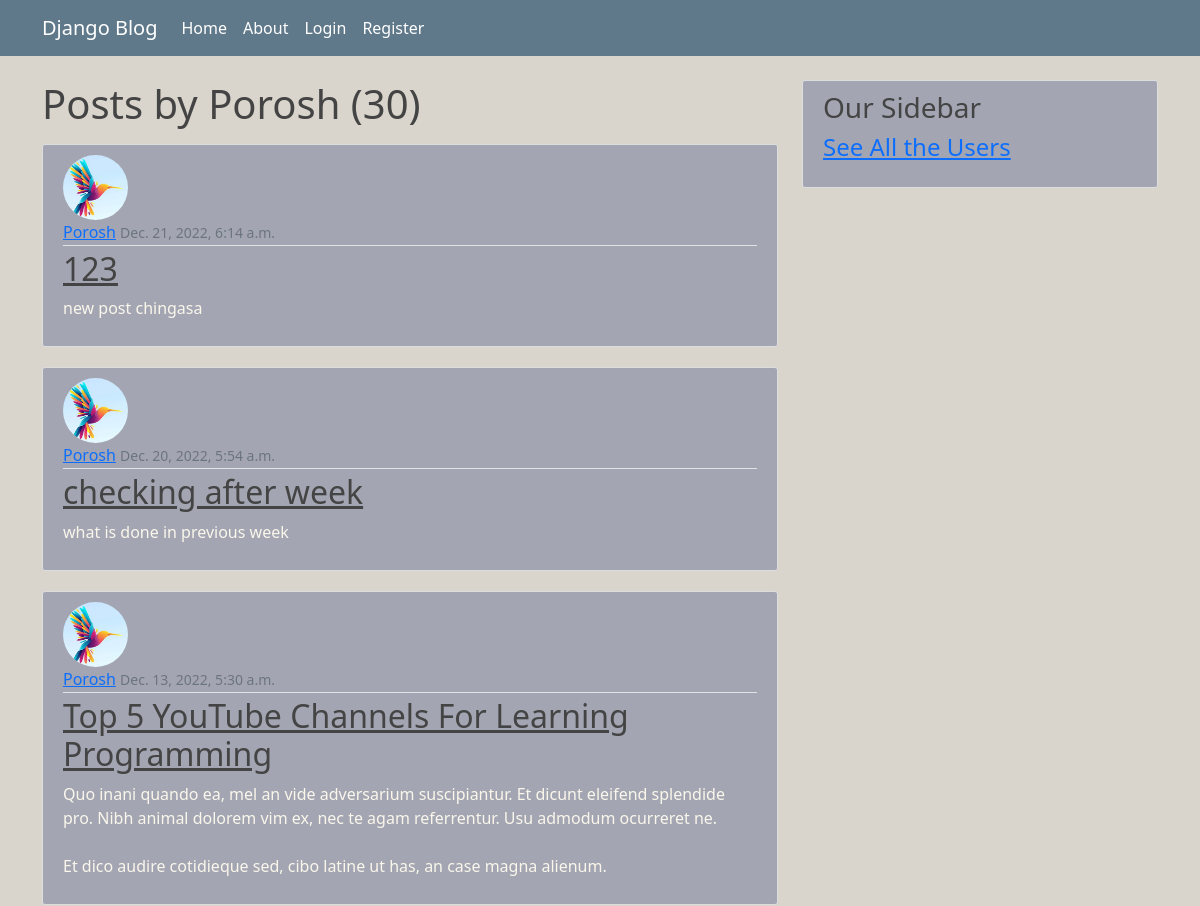
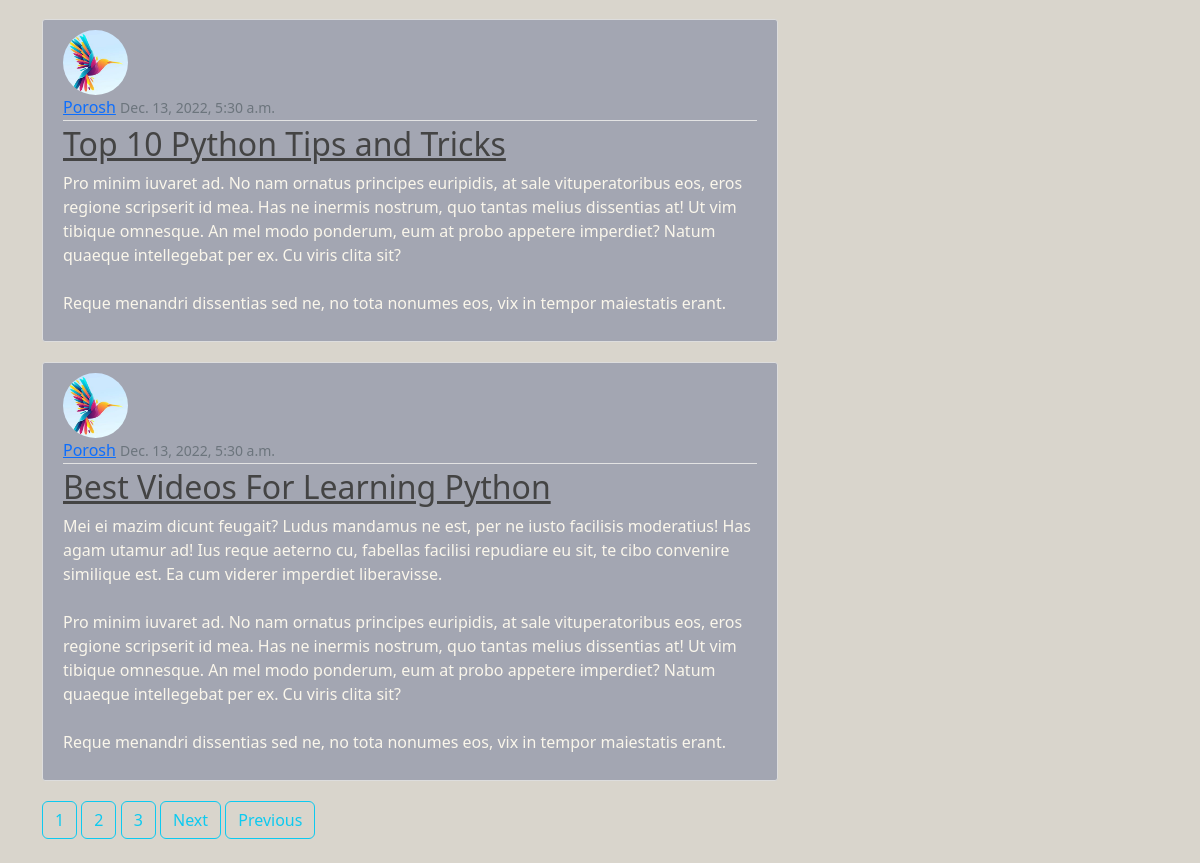
The app's page /user/Porosh, older data (2 pictures, top to bottom).
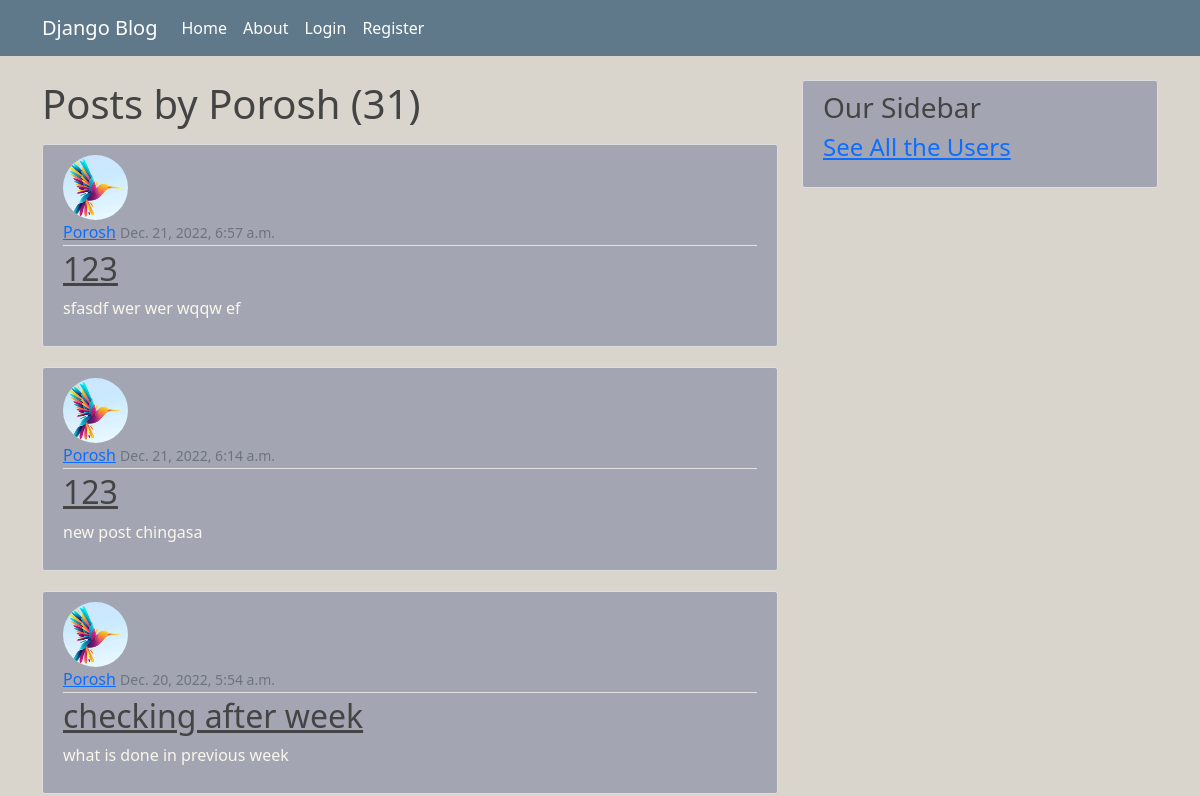
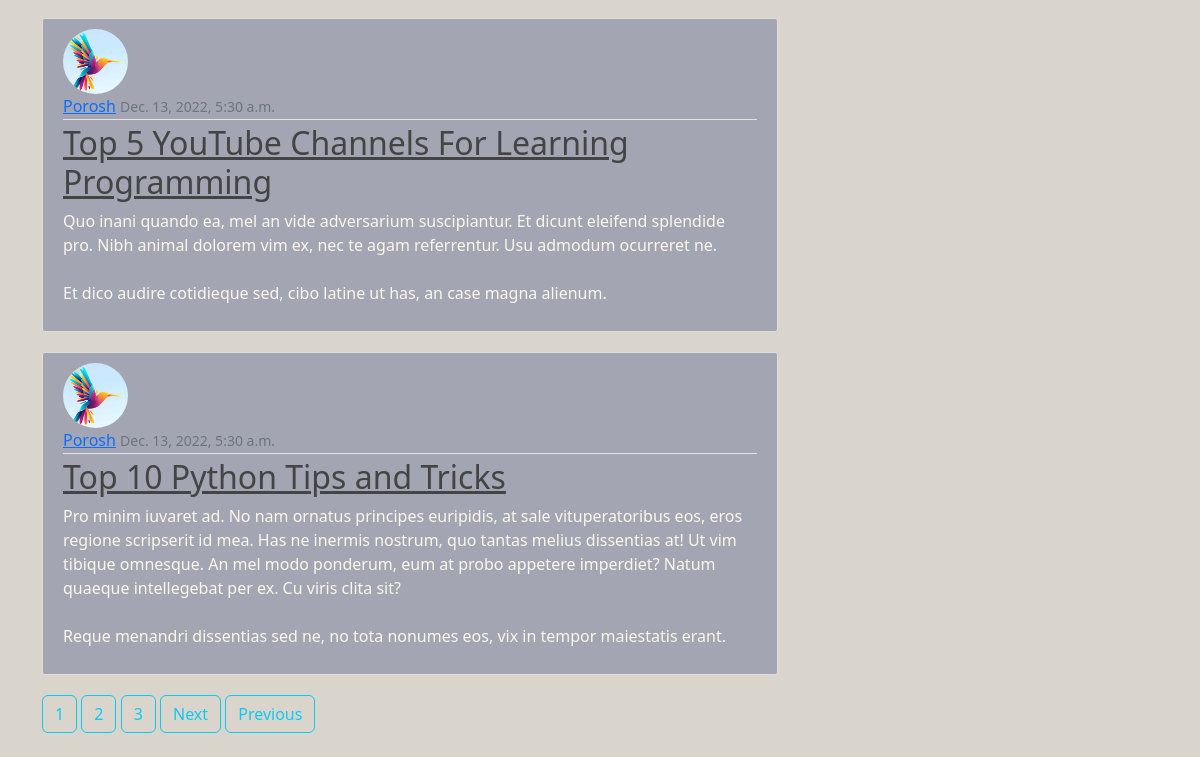
The same page, newer data (2 pictures, top to bottom).
### Blogger/models.py (models this page shows, shortened)
class Post(models.Model):
    title = models.CharField(max_length= 500)
    content = models.CharField(max_length=1000)
    date_posted = models.DateTimeField(default=timezone.now)
    author = models.ForeignKey(User, on_delete=models.CASCADE)

### User/models.py (models this page shows, shortened)
class Profile(models.Model):
    user = models.OneToOneField(User, on_delete=models.CASCADE)
    image = models.ImageField(default='default.jpg', upload_to = 'profile_pics/')

### Blogger/views.py (the view)
# urls.py: path('user/<str:username>',UserPostListView.as_view(), name = 'user-posts'),
class UserPostListView(ListView):
    model = Post
    template_name = 'Blogger/user_posts.html'
    posts = Post.objects.all()
    context_object_name = 'posts'
    paginate_by = 5
    def get_queryset(self):
        user = get_object_or_404(User, username = self.kwargs.get('username'))
        return Post.objects.filter(author = user).order_by('-date_posted')

### Blogger/templates/Blogger/user_posts.html (shortened to what this page needs)
{% extends "Blogger/base.html" %}
{% block content %}
    <h1 class = "mb-3">Posts by {{ view.kwargs.username }} ({{ page_obj.paginator.count }})</h1>
    {% for post in posts %}
        <article class="media content-section">
            <img class="rounded-circle article-img" src = "{{ post.author.profile.image.url }}">
          <div class="media-body">
            <div class="article-metadata">
              <a class="mr-2" href="{% url 'user-posts' user %}">{{ post.author.username }}</a>
              <small class="text-muted">{{ post.date_posted }}</small>
            </div>
            <h2><a class="article-title" href="{% url 'post-detail' post.id %}">{{ post.title }}</a></h2>
            <p class="article-content">{{ post.content }}</p>
          </div>
        </article>
    {% endfor %}
    {% if is_paginated %}
        {% for num in page_obj.paginator.page_range %}
            {% if page_obj.number == num %}
                <a class="btn btn-outline-info mb-4" href="?page={{ num }}">{{num}}</a>
            {% elif num > page_obj.number|add:'-3' and num < page_obj.number|add:'3' %}
                <a class="btn btn-outline-info mb-4" href="?page={{ num }}">{{num}}</a>
            {% endif %}
        {% endfor %}
        {% if page_obj.has_next %}
            <a class="btn btn-outline-info mb-4" href="?page={{ page_obj.next_page_number }}">Next</a>
            <a class="btn btn-outline-info mb-4" href="?page={{ page_obj.paginator.num_pages }}">Previous</a>
        {% endif %}
    {% endif %}
{% endblock content %}

### Blogger/templates/Blogger/base.html (shortened to what this page needs)
{% load static %}
<html>
<head>
    <link href="https://cdn.jsdelivr.net/npm/bootstrap@5.2.3/dist/css/bootstrap.min.css" rel="stylesheet">
    <link rel = "stylesheet" type="text/css" href="{% static 'Blogger/main.css'  %}">
</head>
<body>
<header class="site-header">
    <nav class="navbar navbar-expand-md navbar-dark bg-steel fixed-top">
      <div class="container">
        <a class="navbar-brand mr-4" href="/">Django Blog</a>
        <div class="collapse navbar-collapse" id="navbarToggle">
          <div class="navbar-nav mr-auto">
            <a class="nav-item nav-link" href="{% url 'blog-home' %}">Home</a>
            <a class="nav-item nav-link" href="{% url 'blog-about' %}">About</a>
          </div>
          <div class="navbar-nav">
            {% if user.is_authenticated %}
                <a class = "nav-item nav-link" href = "{% url 'post-create' %}">New Post</a>
                <a class = "nav-item nav-link" href = "{% url 'profile' %}">Profile ({{ user }}) </a>
                <a class = "nav-item nav-link" href = "{% url 'logout' %}"> Logout</a>
            {% else %}
                <a class="nav-item nav-link" href="{% url 'login' %}">Login</a>
                <a class="nav-item nav-link" href="{% url 'register' %}">Register</a>
            {% endif %}
          </div>
      </div>
    </div>
  </nav>
</header>
<main role="main" class="container">
  <div class="row">
    <div class="col-md-8">
      {% block content %}{% endblock %}
    </div>
    <div class="col-md-4">
      <div class="content-section">
        <h3>Our Sidebar</h3>
            <h4><a href = "{% url 'user_list' %}">See All the Users</a></h4>
      </div>
    </div>
  </div>
</main>
</body>
</html>

### Blogger/static/Blogger/main.css (style rules this page uses)
body { background: #d9d5cc; color: #faf6eb; margin-top: 5rem; }
h1, h2, h3, h4, h5, h6 { color: #444444; }
.bg-steel { background-color: #5f788a; }
.site-header .navbar-nav .nav-link { color: #ffffff; }
.content-section { background: #a3a6b2; padding: 10px 20px; border: 1px solid #dddddd; border-radius: 3px; margin-bottom: 20px; }
.article-title { color: #444444; }
.article-content { white-space: pre-line; }
.article-img { height: 65px; width: 65px; margin-right: 16px; }
.article-metadata { padding-bottom: 1px; margin-bottom: 4px; border-bottom: 1px solid #e3e3e3 }

Row changes from the older to the newer data that the page shows:
no longer on this page (row unchanged): Post: author.profile.image (picture), author.username "Porosh", date_posted "Dec. 13, 2022, 5:30 a.m.", title "Best Videos For Learning Python", content "Mei ei mazim dicunt feugait? Ludus mandamus ne est, per ne iusto facilisis moderatius! Has agam utamur ad! Ius reque aeterno cu, fabellas facilisi repudiare eu sit, te cibo convenire similique est. Ea cum viderer imperdiet liberavisse. Pro minim iuvaret ad. No nam ornatus principes euripidis, at sale vituperatoribus eos, eros regione scripserit id mea. Has ne inermis nostrum, quo tantas melius dissentias at! Ut vim tibique omnesque. An mel modo ponderum, eum at probo appetere imperdiet? Natum quaeque intellegebat per ex. Cu viris clita sit? Reque menandri dissentias sed ne, no tota nonumes eos, vix in tempor maiestatis erant."
added Post: author.profile.image (picture), author.username "Porosh", date_posted "Dec. 21, 2022, 6:57 a.m.", title "123", content "sfasdf wer wer wqqw ef"
Text that changed along with them:
{{ page_obj.paginator.count }}: "30" → "31"
